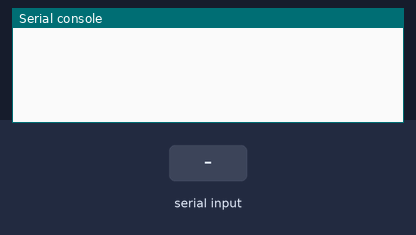
Simulated run of this program. Board: ESP32 board running MicroPython. Parts: the last lines printed to the serial console. Inputs (shaded band) come from the test bench.

Above: at 1.2 s.
1.3 s: "1\n" received over the second serial link
At 3.2 s:
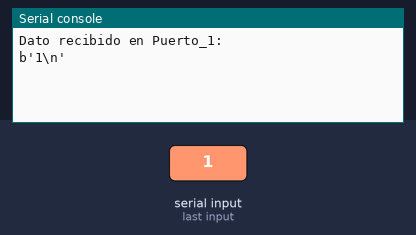
3.5 s: "0\n" received over the second serial link
At 4.8 s:
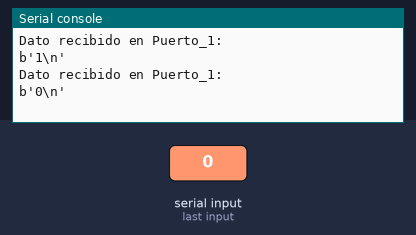
5.0 s: "2\n" received over the second serial link
At 5.7 s:
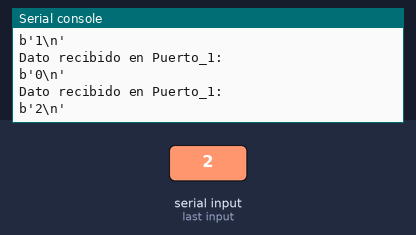

The program:

UARTn_example.py
```python
#   UART example con micropyhton
#   by: Oscar Muñoz

#   Importamos librerías
from machine import Pin, UART
import time

#   Creamos el objeto Puerto_1
#   En el cual declaramos los pines a utilizar, en este caso GPIO 18 y 19
Puerto_1 = UART(1,9600, tx =18, rx=19)

#   Inicializamos el PUERTO 1
Puerto_1.init(9600, bits=8, parity=None, stop=1)

#   Creamos un objeto de tipo string donde se almacenrá lo recibido en el buffer
buffer_ = ""

#   Creamos el bucle para probar el funcionamienta de RX y TX
while True:
    time.sleep_ms(1000)
    #   Enviamos por TX
    Puerto_1.write('Texto de salida')

    if Puerto_1.any() > 0:  #Si se recibe algo en RX

        buffer_ = Puerto_1.readline()   #Se guarda en el objeto buffer_

        print('Dato recibido en Puerto_1: ')    #Se imprime en CONSOLA (UART0)
        print(buffer_)
    
```

Measured:
- after the input at 1.3 s, the serial console: prints a new line after 0.70 s (image 1)
- after the input at 3.5 s, the serial console: prints a new line after 0.50 s (image 2)
- after the input at 5.0 s, the serial console: prints a new line at once (image 3)
